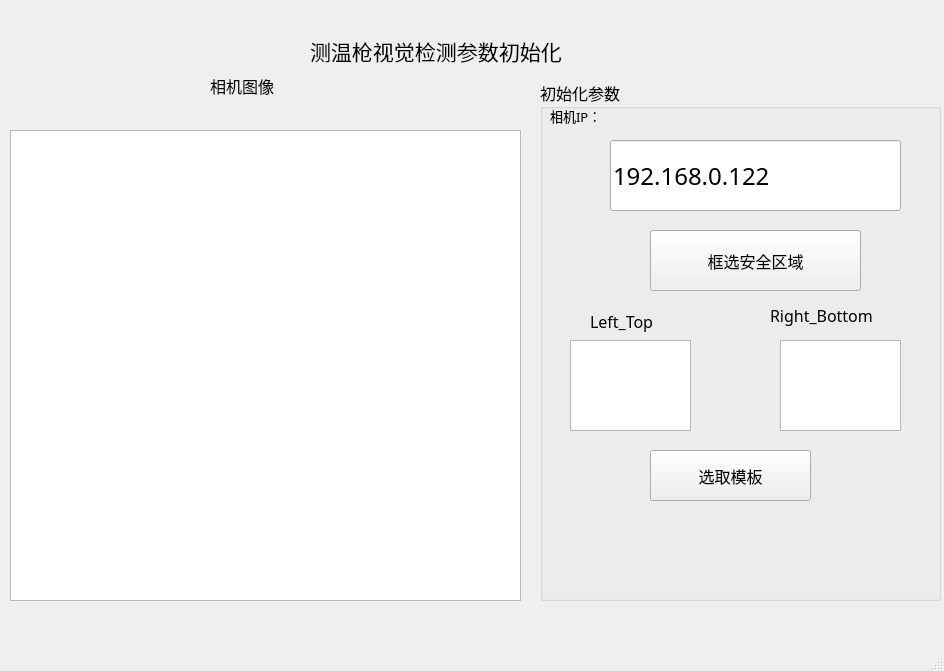
<?xml version="1.0" encoding="UTF-8"?>
<ui version="4.0">
 <class>TemperatureMeasureInitial</class>
 <widget class="QMainWindow" name="TemperatureMeasureInitial">
  <property name="geometry">
   <rect>
    <x>0</x>
    <y>0</y>
    <width>944</width>
    <height>671</height>
   </rect>
  </property>
  <property name="windowTitle">
   <string>MainWindow</string>
  </property>
  <widget class="QWidget" name="centralwidget">
   <widget class="QGroupBox" name="groupBox">
    <property name="geometry">
     <rect>
      <x>540</x>
      <y>80</y>
      <width>401</width>
      <height>521</height>
     </rect>
    </property>
    <property name="font">
     <font>
      <family>楷体</family>
      <pointsize>12</pointsize>
     </font>
    </property>
    <property name="title">
     <string>初始化参数</string>
    </property>
    <widget class="QLabel" name="Status">
     <property name="geometry">
      <rect>
       <x>10</x>
       <y>10</y>
       <width>101</width>
       <height>51</height>
      </rect>
     </property>
     <property name="font">
      <font>
       <family>黑体</family>
       <pointsize>10</pointsize>
      </font>
     </property>
     <property name="text">
      <string>相机IP：</string>
     </property>
    </widget>
    <widget class="QPushButton" name="ROI">
     <property name="geometry">
      <rect>
       <x>110</x>
       <y>150</y>
       <width>211</width>
       <height>61</height>
      </rect>
     </property>
     <property name="text">
      <string>框选安全区域</string>
     </property>
    </widget>
    <widget class="QLineEdit" name="IP">
     <property name="geometry">
      <rect>
       <x>70</x>
       <y>60</y>
       <width>291</width>
       <height>71</height>
      </rect>
     </property>
     <property name="font">
      <font>
       <family>楷体</family>
       <pointsize>18</pointsize>
      </font>
     </property>
     <property name="text">
      <string>192.168.0.122</string>
     </property>
    </widget>
    <widget class="QTextBrowser" name="LT_show">
     <property name="geometry">
      <rect>
       <x>30</x>
       <y>260</y>
       <width>121</width>
       <height>91</height>
      </rect>
     </property>
    </widget>
    <widget class="QLabel" name="label">
     <property name="geometry">
      <rect>
       <x>50</x>
       <y>211</y>
       <width>111</width>
       <height>61</height>
      </rect>
     </property>
     <property name="text">
      <string>Left_Top</string>
     </property>
    </widget>
    <widget class="QTextBrowser" name="RB_Show">
     <property name="geometry">
      <rect>
       <x>240</x>
       <y>260</y>
       <width>121</width>
       <height>91</height>
      </rect>
     </property>
    </widget>
    <widget class="QLabel" name="label_2">
     <property name="geometry">
      <rect>
       <x>230</x>
       <y>210</y>
       <width>141</width>
       <height>51</height>
      </rect>
     </property>
     <property name="text">
      <string>Right_Bottom</string>
     </property>
    </widget>
    <widget class="QPushButton" name="template1">
     <property name="geometry">
      <rect>
       <x>110</x>
       <y>370</y>
       <width>161</width>
       <height>51</height>
      </rect>
     </property>
     <property name="text">
      <string>选取模板</string>
     </property>
    </widget>
   </widget>
   <widget class="QLabel" name="titleName">
    <property name="geometry">
     <rect>
      <x>310</x>
      <y>10</y>
      <width>361</width>
      <height>81</height>
     </rect>
    </property>
    <property name="font">
     <font>
      <family>黑体</family>
      <pointsize>16</pointsize>
     </font>
    </property>
    <property name="text">
     <string>测温枪视觉检测参数初始化</string>
    </property>
   </widget>
   <widget class="QLabel" name="Image">
    <property name="geometry">
     <rect>
      <x>210</x>
      <y>60</y>
      <width>131</width>
      <height>51</height>
     </rect>
    </property>
    <property name="font">
     <font>
      <family>黑体</family>
      <pointsize>12</pointsize>
     </font>
    </property>
    <property name="text">
     <string>相机图像</string>
    </property>
   </widget>
   <widget class="QGraphicsView" name="ImageShow">
    <property name="geometry">
     <rect>
      <x>10</x>
      <y>130</y>
      <width>511</width>
      <height>471</height>
     </rect>
    </property>
   </widget>
  </widget>
  <widget class="QMenuBar" name="menubar">
   <property name="geometry">
    <rect>
     <x>0</x>
     <y>0</y>
     <width>944</width>
     <height>21</height>
    </rect>
   </property>
  </widget>
  <widget class="QStatusBar" name="statusbar"/>
 </widget>
 <resources/>
 <connections/>
</ui>
